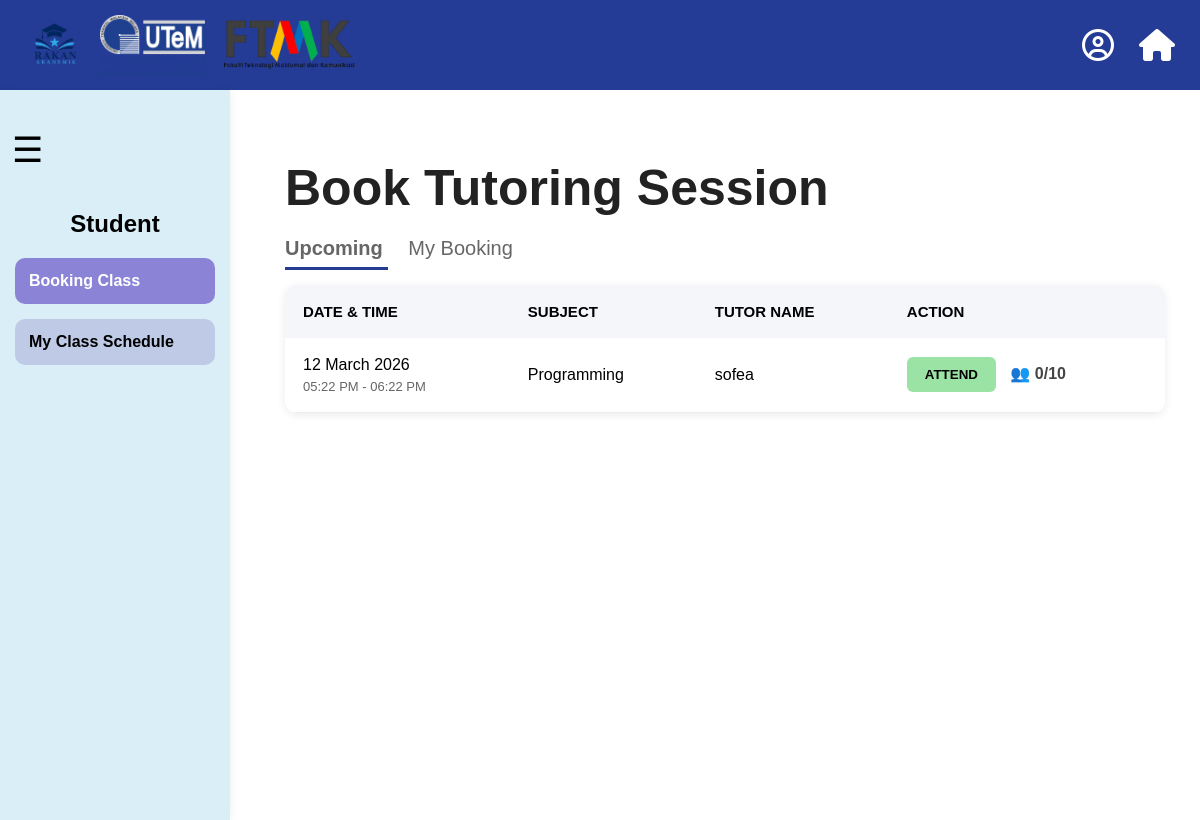
Screenshot of /booking.php with the database file from the repository.
### tables this page shows
CREATE TABLE `user` (
  `userId` varchar(20) NOT NULL COMMENT 'Unique user identifier',
  `name` varchar(100) NOT NULL COMMENT 'User full name',
  `email` varchar(100) DEFAULT NULL COMMENT 'User email address',
  `mobile_phone` varchar(20) DEFAULT NULL COMMENT 'User phone number',
  `gender` varchar(10) NOT NULL COMMENT 'User gender',
  `password` varchar(255) NOT NULL COMMENT 'User password',
  `status` varchar(20) NOT NULL COMMENT 'User account status',
  `role` varchar(20) NOT NULL COMMENT 'User role'
);

### booking.php (the view, shortened to what this page needs)
<?php
include("db_connect.php");
$userID = $_SESSION['userId'];
$sql = "SELECT *
        FROM `teaching record`
        INNER JOIN tutor
        ON `teaching record`.matricNoTutor = tutor.matricNoTutor
        INNER JOIN user
        ON tutor.userID = user.userId
        WHERE teachingStatus='Available'";
$result = mysqli_query($conn,$sql);
?>
<!DOCTYPE html>
<html lang="en">
<head>
<link rel="stylesheet"
href="https://cdnjs.cloudflare.com/ajax/libs/font-awesome/6.5.1/css/all.min.css">
<link rel="stylesheet" href="style.css">
</head>
<body>
<div class="header">
    <div class="header-left">
        <img src="images/logoRakan.png"
             alt="Rakan Akademik"
             class="header-logo">
        <img src="images/logoUtem.png"
             alt="UTeM"
             class="header-logo">
        <img src="images/logoFtmk.png"
             alt="FTMK"
             class="header-logo">
    </div>
    <div class="header-icons">
        <i class="far fa-user-circle" onclick="location.href='profile.php'"></i>
        <i class="fas fa-home"
           onclick="location.href='student_dashboard.php'"
           title="Dashboard"></i>
    </div>
</div>
<div id="sidebar" class="sidebar">
    <div class="menu-btn" onclick="toggleSidebar()">
        ☰
    </div>
    <h2>Student</h2>
    <nav>
        <ul>
            <li>
                <a href="booking.php" class="active-menu">
                    Booking Class
                </a>
            </li>
            <li>
                <a href="myclassschedule.php">
                    My Class Schedule
                </a>
            </li>
        </ul>
    </nav>
</div>
<div class="content">
    <h1>Book Tutoring Session</h1>
    <div class="tab">
        <span id="upcomingTab"
              class="active-tab"
              onclick="showUpcoming()">
            Upcoming
        </span>
        <span id="bookingtab"
              onclick="showBookings()">
            My Booking
        </span>
    </div>
    <div id="upcomingTable">
        <table>
            <tr>
                <th>DATE & TIME</th>
                <th>SUBJECT</th>
                <th>TUTOR NAME</th>
                <th>ACTION</th>
            </tr>
            <?php
            while($row = mysqli_fetch_assoc($result))
            {
                $recordID = $row['recordID'];
                $isTutorSession =
                    ($userID == $row['matricNoTutor']);
                $checkBooking = mysqli_query(
                    $conn,
                    "SELECT *
                    FROM booking
                    WHERE recordID='$recordID'
                    AND matricNoStudent='$userID'"
                );
                $alreadyBooked = mysqli_num_rows($checkBooking);
                $countSql = "SELECT COUNT(*) AS total
                             FROM booking
                             WHERE recordID='$recordID'";
                $countResult = mysqli_query($conn,$countSql);
                $countRow = mysqli_fetch_assoc($countResult);
                $totalStudent = $countRow['total'];
            ?>
            <tr>
                <td>
                    <?php
                    echo date(
                        "d F Y",
                        strtotime($row['sessionDate'])
                    );
                    ?>
                    <br>
                    <small>
                        <?php
                        echo date(
                            "h:i A",
                            strtotime($row['startTime'])
                        );
                        ?>
                        -
                        <?php
                        echo date(
                            "h:i A",
                            strtotime($row['endTime'])
                        );
                        ?>
                    </small>
                </td>
                <td>
                    <?php echo $row['subject']; ?>
                </td>
                <td>
                    <?php echo $row['name']; ?>
                </td>
                <td>
                    <form method="POST">
                        <?php
                        if($isTutorSession)
                        {
                        ?>
                            <button
                            type="button"
                            class="available"
                            onclick="alert('You are the tutor for this session. You cannot attend your own class.')">
                                ATTEND
                            </button>
                        <?php
                        }
                        else
                        {
                        ?>
                            <button
                            type="submit"
                            name="bookSession"
                            class="available">
                                ATTEND
                            </button>
                        <?php
                        }
                        ?>
                        <span class="student-count">
                            👥 <?php echo $totalStudent; ?>/10
                        </span>
                    </form>
                </td>
            </tr>
            <?php
            }
            ?>
        </table>
    </div>
</div>
</body>
</html>

### style.css (style rules this page uses)
body { margin:0; font-family:Arial, sans-serif; }
.header { height:90px; background:#243c96; display:flex; justify-content:space-between; align-items:center; padding:0 25px; }
.header-left { display:flex; align-items:center; gap:15px; }
.header-logo { height:60px; width:auto; }
.header-icons { display:flex; align-items:center; gap:25px; color:white; font-size:32px; }
.header-icons i { cursor:pointer; }
.menu-btn { font-size:35px; cursor:pointer; padding:20px 12px; transition:0.3s; }
.sidebar { width:230px; background:#d9eef7; height:calc(100vh - 90px); padding-top:20px; box-shadow:2px 0 8px rgba(0,0,0,0.05); transition:0.3s; overflow:hidden; position:absolute; left:0; }
.sidebar h2 { text-align:center; }
.sidebar ul { list-style:none; padding:0; }
.sidebar li { margin:15px; }
.sidebar a { display:block; padding:14px; background:#bfcbe6; text-decoration:none; color:black; border-radius:10px; font-weight:600; transition:0.3s; }
.active-menu { background:#8b84d6 !important; color:white !important; }
.content { margin-left:250px; padding:35px; transition:0.3s; }
.content h1 { font-size:50px; margin-bottom:20px; color:#222; }
.tab { margin-bottom:25px; }
.tab span { cursor:pointer; margin-right:25px; font-size:20px; color:#666; }
.active-tab { color:#243c96; border-bottom:3px solid #243c96; font-weight:bold; padding-bottom:8px; }
table { width:100%; border-collapse:collapse; background:white; border-radius:12px; overflow:hidden; box-shadow:0 2px 10px rgba(0,0,0,0.08); }
th { background:#f4f6fa; padding:18px; text-align:left; font-size:15px; }
td { padding:18px; border-bottom:1px solid #eee; }
.available { background:#9be3a5; border:none; padding:10px 18px; border-radius:6px; font-weight:bold; cursor:pointer; }
.student-count { margin-left:10px; font-weight:bold; color:#444; }
.tab span { cursor:pointer; margin-right:20px; font-size:20px; }
small { color:#666; font-size:13px; display:block; margin-top:5px; }

### rows the page displays
teaching record: sessionDate "12 March 2026", startTime "05:22 PM", endTime "06:22 PM", subject "Programming", user.name "sofea", totalStudent "0"
